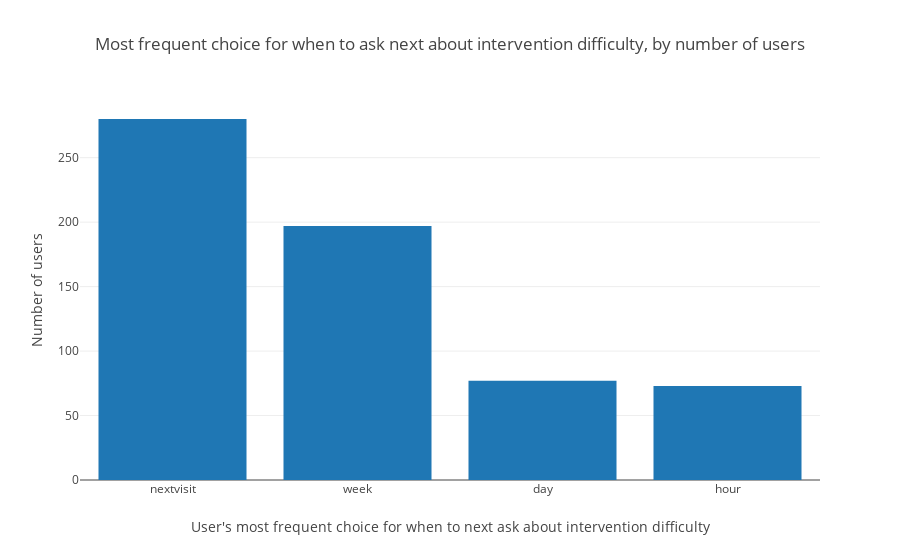

Write notebook code for a chart like this one.
### Code cell
# noexport

plot_survey_choice_counts_install_normalized()

### Figure 1 — Plotly figure (JSON) as saved in the notebook; plotly's stock layout.template omitted (floating-point values rounded to 4 significant figures)
{"data": [{"type": "bar", "uid": "b8d31a8b-cff7-4dc0-84f0-a4182a0948e4", "x": ["nextvisit", "week", "day", "hour"], "y": [280, 197, 77, 73]}], "layout": {"title": {"text": "Most frequent choice for when to ask next about intervention difficulty, by number of users"}, "xaxis": {"title": {"text": "User's most frequent choice for when to next ask about intervention difficulty"}}, "yaxis": {"title": {"text": "Number of users"}}}}
